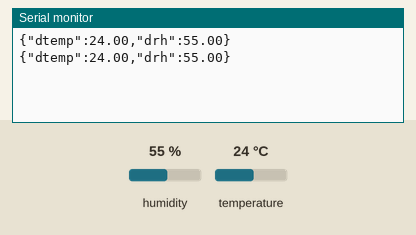
A sketch run on a simulated ESP32. Shown: the last lines printed to the serial monitor. The test bench sets the inputs (shaded band); at power-on: humidity 55 %, temperature 24 °C.

Above: at 2.8 s.
2.9 s: humidity set to 22 %
At 5.2 s:
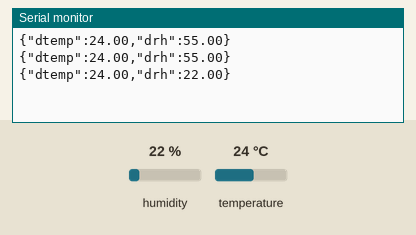
5.6 s: temperature set to 12 °C
At 7.0 s:
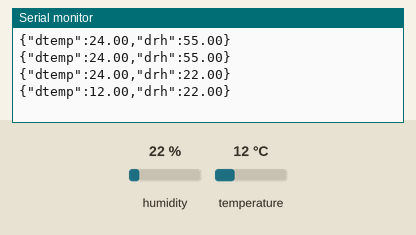
8.3 s: humidity set to 40 %
At 10.5 s:
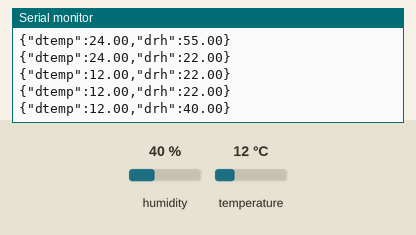
Timing chart, 0 to 12.0 s (numbered marks = the images above; inputs shaded):
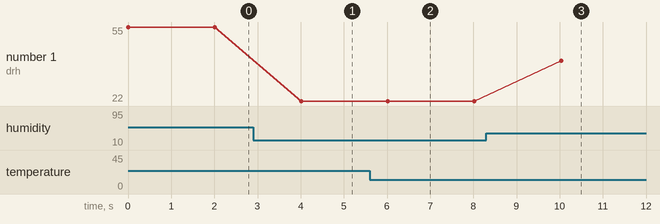

Measured:
- after the input at 2.9 s, the serial monitor: prints a new line after 1.1 s (image 1)
- after the input at 5.6 s, the serial monitor: prints a new line after 0.42 s (image 2)
- after the input at 8.3 s, the serial monitor: prints a new line after 1.7 s (image 3)
- plotted number 1: 55 → 22 after the input at 2.9 s, 22 → 40 after the input at 8.3 s

The sketch:

DHT22.ino
```cpp
//-----------------------Library_Import--------------------------------------
#include <Arduino.h>
#include "DHT.h"

#define DHTPIN 27
#define DHTTYPE DHT22   // DHT 22  (AM2302), AM2321

DHT dht(DHTPIN, DHTTYPE);

float tempC; // temperature in Celsius
float tempF; // temperature in Fahrenheit
float h, t, dt;

void setup() {
  Serial.begin(115200);
  dht.begin();

}
//-----------------------------------------------------------------------------
//-----------------------------------------------------------------------------
void loop() {
  data_loop();
}
void data_loop() {
  h = dht.readHumidity();
  // Read temperature as Celsius (the default)
  t = dht.readTemperature();
  if (isnan(h) || isnan(t)) {
    Serial.println("Reading error");
  }

  String Data = "{";
  Data += "\"dtemp\":" + String(t) + ",";
  Data += "\"drh\":" + String(h) + "";
  Data += "}";
  Serial.println(Data);

  delay(2000);

}
```
